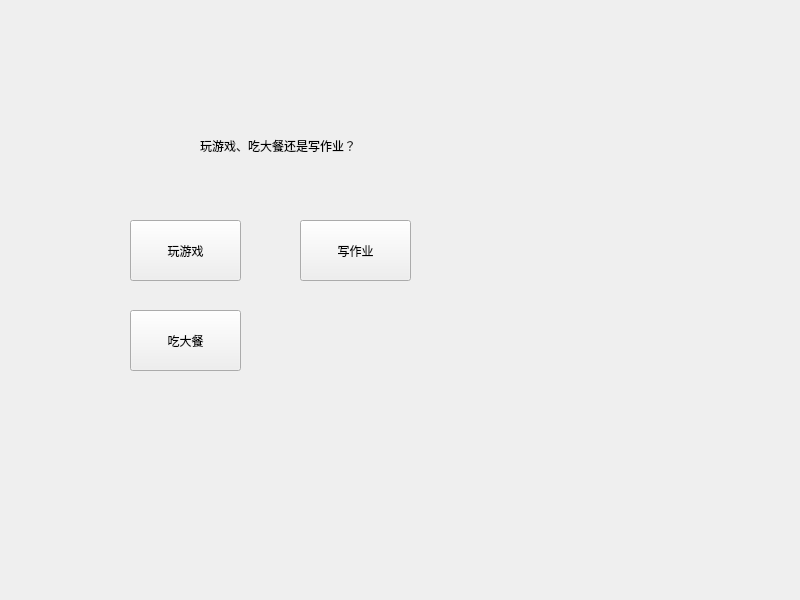
<?xml version="1.0" encoding="UTF-8"?>
<ui version="4.0">
 <class>Widget</class>
 <widget class="QWidget" name="Widget">
  <property name="geometry">
   <rect>
    <x>0</x>
    <y>0</y>
    <width>800</width>
    <height>600</height>
   </rect>
  </property>
  <property name="windowTitle">
   <string>Widget</string>
  </property>
  <widget class="QLabel" name="label">
   <property name="geometry">
    <rect>
     <x>200</x>
     <y>130</y>
     <width>181</width>
     <height>31</height>
    </rect>
   </property>
   <property name="text">
    <string>玩游戏、吃大餐还是写作业？</string>
   </property>
  </widget>
  <widget class="QPushButton" name="game">
   <property name="geometry">
    <rect>
     <x>130</x>
     <y>220</y>
     <width>111</width>
     <height>61</height>
    </rect>
   </property>
   <property name="text">
    <string>玩游戏</string>
   </property>
  </widget>
  <widget class="QPushButton" name="homework">
   <property name="geometry">
    <rect>
     <x>300</x>
     <y>220</y>
     <width>111</width>
     <height>61</height>
    </rect>
   </property>
   <property name="text">
    <string>写作业</string>
   </property>
  </widget>
  <widget class="QPushButton" name="eat">
   <property name="geometry">
    <rect>
     <x>130</x>
     <y>310</y>
     <width>111</width>
     <height>61</height>
    </rect>
   </property>
   <property name="text">
    <string>吃大餐</string>
   </property>
  </widget>
 </widget>
 <resources/>
 <connections/>
</ui>
